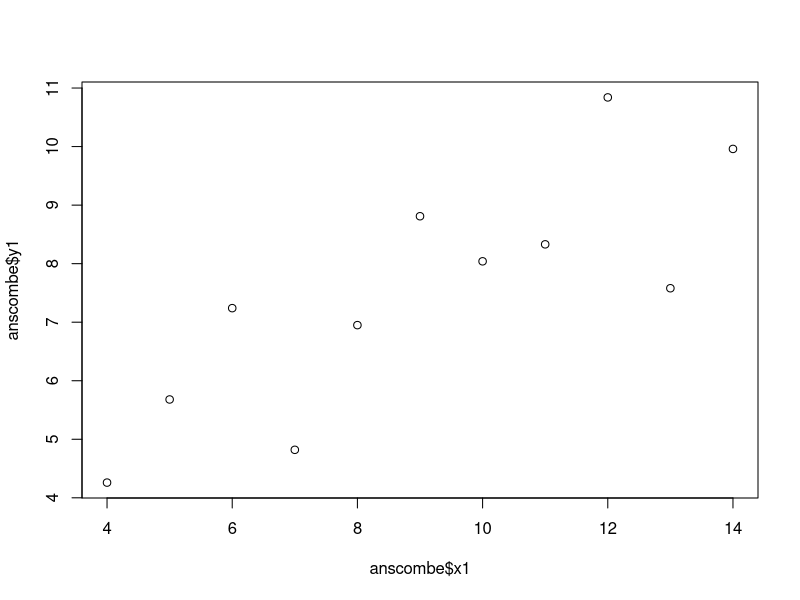
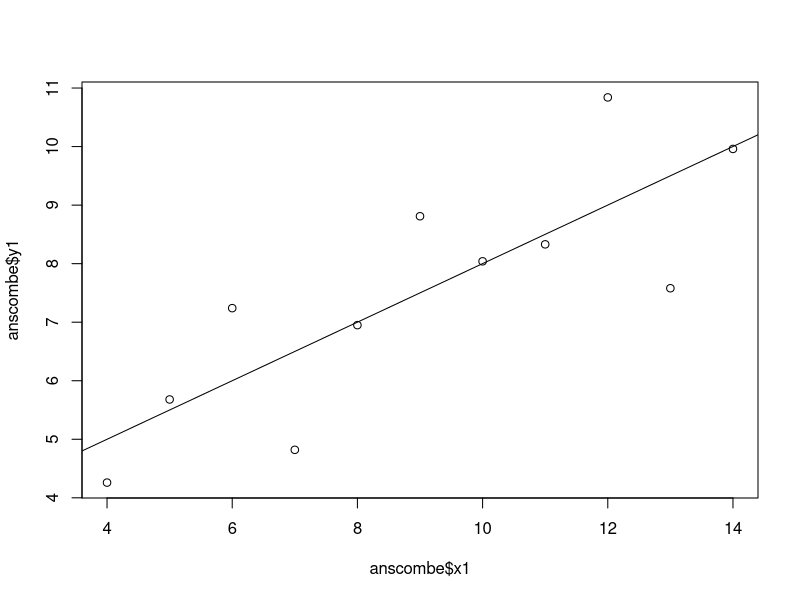
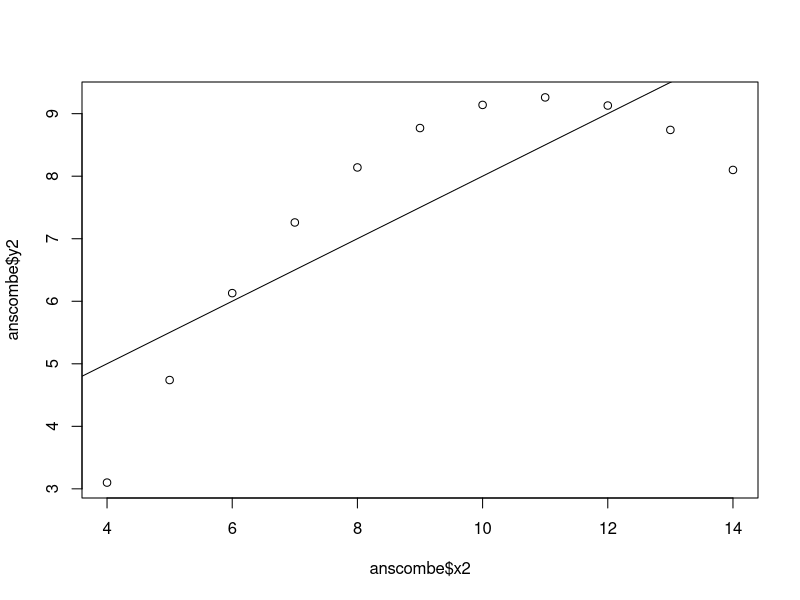
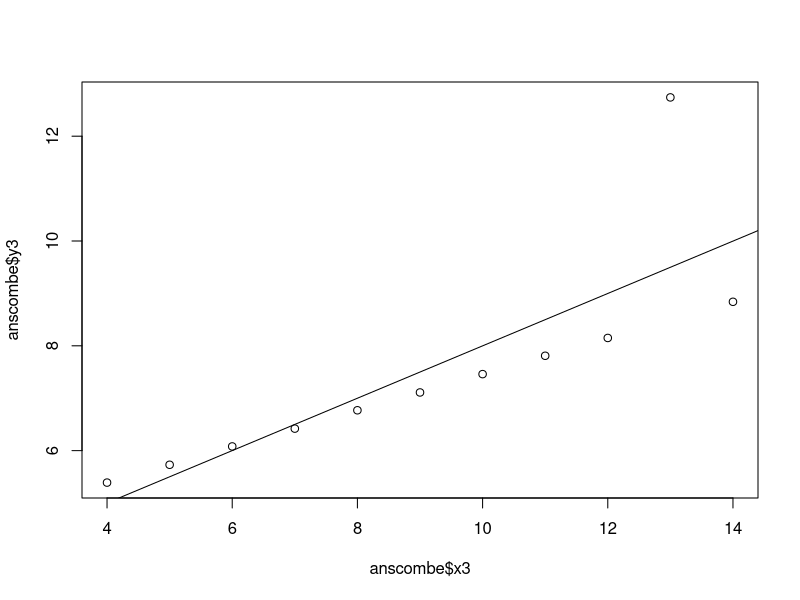
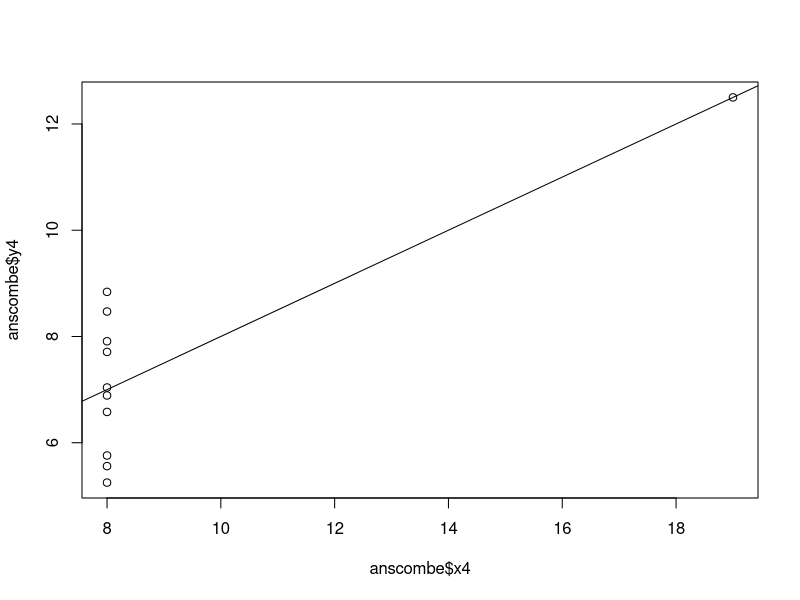
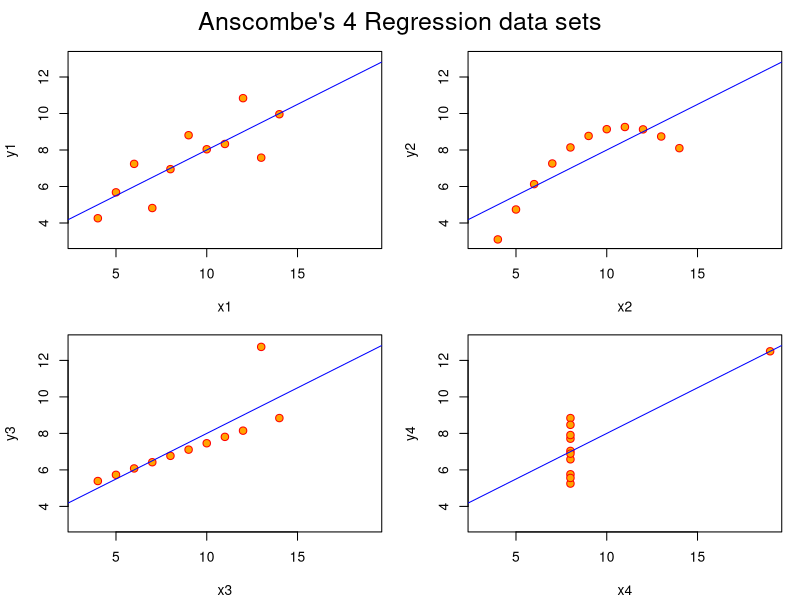
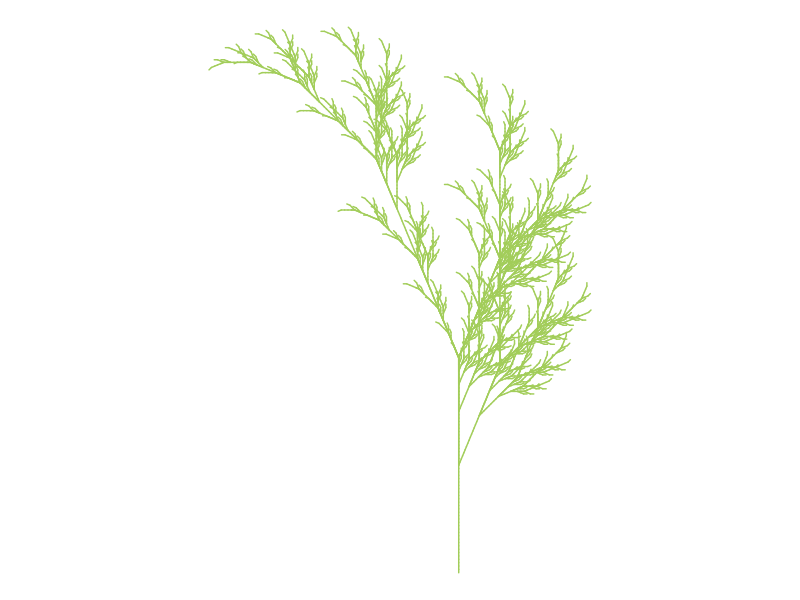

Write R code to recreate these figures, in order.
## ---- chunk 1
## Anscombe (1973) Quartlet

data(anscombe)  # Load Anscombe's data
View(anscombe) # View the data
summary(anscombe)

## Simple version
plot(anscombe$x1,anscombe$y1)
summary(anscombe)

# Create four model objects
lm1 <- lm(y1 ~ x1, data=anscombe)
summary(lm1)
lm2 <- lm(y2 ~ x2, data=anscombe)
summary(lm2)
lm3 <- lm(y3 ~ x3, data=anscombe)
summary(lm3)
lm4 <- lm(y4 ~ x4, data=anscombe)
summary(lm4)
plot(anscombe$x1,anscombe$y1)
abline(coefficients(lm1))
plot(anscombe$x2,anscombe$y2)
abline(coefficients(lm2))
plot(anscombe$x3,anscombe$y3)
abline(coefficients(lm3))
plot(anscombe$x4,anscombe$y4)
abline(coefficients(lm4))


## Fancy version (per help file)

ff <- y ~ x
mods <- setNames(as.list(1:4), paste0("lm", 1:4))

# Plot using for loop
for(i in 1:4) {
  ff[2:3] <- lapply(paste0(c("y","x"), i), as.name)
  ## or   ff[[2]] <- as.name(paste0("y", i))
  ##      ff[[3]] <- as.name(paste0("x", i))
  mods[[i]] <- lmi <- lm(ff, data = anscombe)
  print(anova(lmi))
}

sapply(mods, coef)  # Note the use of this function
lapply(mods, function(fm) coef(summary(fm)))

# Preparing for the plots
op <- par(mfrow = c(2, 2), mar = 0.1+c(4,4,1,1), oma =  c(0, 0, 2, 0))

# Plot charts using for loop
for(i in 1:4) {
  ff[2:3] <- lapply(paste0(c("y","x"), i), as.name)
  plot(ff, data = anscombe, col = "red", pch = 21, bg = "orange", cex = 1.2,
       xlim = c(3, 19), ylim = c(3, 13))
  abline(mods[[i]], col = "blue")
}
mtext("Anscombe's 4 Regression data sets", outer = TRUE, cex = 1.5)
par(op)

## ---- chunk 2
# Title Fall color
# Credit: https://fronkonstin.com

# Install packages

install.packages("gsubfn", repos = "http://cran.us.r-project.org")
install.packages("tidyverse", repos = "http://cran.us.r-project.org")
library(gsubfn)
library(tidyverse)

# Define elements in plant art
# Each image corresponds to a different axiom, rules, angle and depth

# Leaf of Fall

axiom="X"
rules=list("X"="F-[[X]+X]+F[+FX]-X", "F"="FF")
angle=22.5
depth=6


for (i in 1:depth) axiom=gsubfn(".", rules, axiom)

actions=str_extract_all(axiom, "\\d*\\+|\\d*\\-|F|L|R|\\[|\\]|\\|") %>% unlist

status=data.frame(x=numeric(0), y=numeric(0), alfa=numeric(0))
points=data.frame(x1 = 0, y1 = 0, x2 = NA, y2 = NA, alfa=90, depth=1)


# Generating data
# Note: may take a minute or two

for (action in actions)
{
  if (action=="F")
  {
    x=points[1, "x1"]+cos(points[1, "alfa"]*(pi/180))
    y=points[1, "y1"]+sin(points[1, "alfa"]*(pi/180))
    points[1,"x2"]=x
    points[1,"y2"]=y
    data.frame(x1 = x, y1 = y, x2 = NA, y2 = NA,
               alfa=points[1, "alfa"],
               depth=points[1,"depth"]) %>% rbind(points)->points
  }
  if (action %in% c("+", "-")){
    alfa=points[1, "alfa"]
    points[1, "alfa"]=eval(parse(text=paste0("alfa",action, angle)))
  }
  if(action=="["){
    data.frame(x=points[1, "x1"], y=points[1, "y1"], alfa=points[1, "alfa"]) %>%
      rbind(status) -> status
    points[1, "depth"]=points[1, "depth"]+1
  }

  if(action=="]"){
    depth=points[1, "depth"]
    points[-1,]->points
    data.frame(x1=status[1, "x"], y1=status[1, "y"], x2=NA, y2=NA,
               alfa=status[1, "alfa"],
               depth=depth-1) %>%
      rbind(points) -> points
    status[-1,]->status
  }
}

ggplot() +
  geom_segment(aes(x = x1, y = y1, xend = x2, yend = y2),
               lineend = "round",
               color="darkolivegreen3", # Set your own Fall color?
               data=na.omit(points)) +
  coord_fixed(ratio = 1) +
  theme_void() # No grid nor axes
